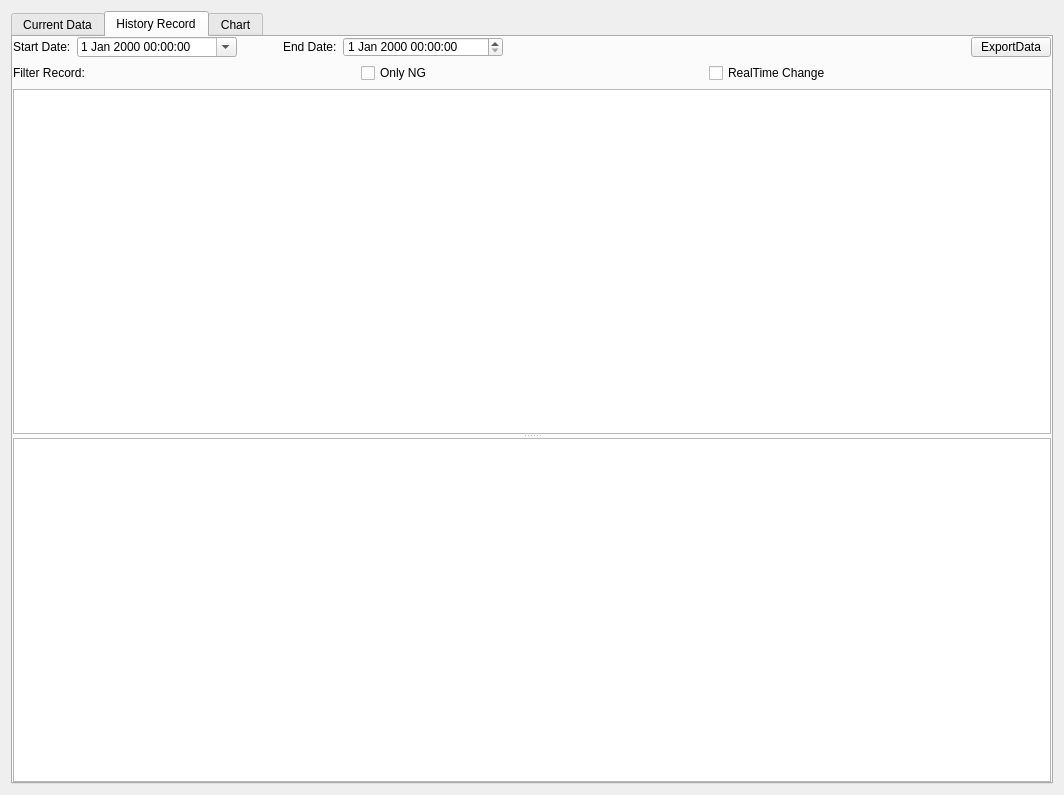
<?xml version="1.0" encoding="UTF-8"?>
<ui version="4.0">
 <class>TableViewWidgetClass</class>
 <widget class="QWidget" name="TableViewWidgetClass">
  <property name="geometry">
   <rect>
    <x>0</x>
    <y>0</y>
    <width>1064</width>
    <height>795</height>
   </rect>
  </property>
  <property name="windowTitle">
   <string>TableViewWidget</string>
  </property>
  <property name="styleSheet">
   <string notr="true"/>
  </property>
  <layout class="QVBoxLayout" name="verticalLayout">
   <item>
    <widget class="QTabWidget" name="tabWidget_TableView">
     <property name="currentIndex">
      <number>1</number>
     </property>
     <widget class="QWidget" name="tab_CurrentData">
      <attribute name="title">
       <string>Current Data</string>
      </attribute>
      <layout class="QVBoxLayout" name="verticalLayout_4">
       <property name="leftMargin">
        <number>0</number>
       </property>
       <property name="topMargin">
        <number>0</number>
       </property>
       <property name="rightMargin">
        <number>0</number>
       </property>
       <property name="bottomMargin">
        <number>0</number>
       </property>
       <item>
        <layout class="QHBoxLayout" name="horizontalLayout_2" stretch="0,1">
         <item>
          <widget class="QLabel" name="label_CruuentReocrd">
           <property name="text">
            <string>Current Record:</string>
           </property>
          </widget>
         </item>
         <item>
          <widget class="QLabel" name="label_CurrentIndex">
           <property name="text">
            <string>TextLabel</string>
           </property>
          </widget>
         </item>
        </layout>
       </item>
       <item>
        <widget class="QSplitter" name="splitter_CurretnRecord">
         <property name="orientation">
          <enum>Qt::Vertical</enum>
         </property>
         <widget class="QTableWidget" name="tableWidget_CurrentDefect"/>
         <widget class="QGroupBox" name="groupBox_CurrentChart">
          <property name="title">
           <string>Chart</string>
          </property>
          <layout class="QHBoxLayout" name="hLayout_CurrentChart"/>
         </widget>
        </widget>
       </item>
      </layout>
     </widget>
     <widget class="QWidget" name="tab_HistoryRecord">
      <attribute name="title">
       <string>History Record</string>
      </attribute>
      <layout class="QVBoxLayout" name="vLayout_HistoryRecord" stretch="0,0,5">
       <property name="leftMargin">
        <number>0</number>
       </property>
       <property name="topMargin">
        <number>0</number>
       </property>
       <property name="rightMargin">
        <number>0</number>
       </property>
       <property name="bottomMargin">
        <number>0</number>
       </property>
       <item>
        <layout class="QHBoxLayout" name="horizontalLayout" stretch="0,0,0,0,0,1,0">
         <item>
          <widget class="QLabel" name="label">
           <property name="text">
            <string>Start Date:</string>
           </property>
          </widget>
         </item>
         <item>
          <widget class="QDateTimeEdit" name="dateTimeEdit_begin">
           <property name="minimumSize">
            <size>
             <width>160</width>
             <height>20</height>
            </size>
           </property>
           <property name="maximumSize">
            <size>
             <width>160</width>
             <height>20</height>
            </size>
           </property>
           <property name="calendarPopup">
            <bool>true</bool>
           </property>
          </widget>
         </item>
         <item>
          <spacer name="horizontalSpacer_2">
           <property name="orientation">
            <enum>Qt::Horizontal</enum>
           </property>
           <property name="sizeHint" stdset="0">
            <size>
             <width>40</width>
             <height>20</height>
            </size>
           </property>
          </spacer>
         </item>
         <item>
          <widget class="QLabel" name="label_2">
           <property name="text">
            <string>End Date:</string>
           </property>
          </widget>
         </item>
         <item>
          <widget class="QDateTimeEdit" name="dateTimeEdit_end">
           <property name="minimumSize">
            <size>
             <width>160</width>
             <height>20</height>
            </size>
           </property>
           <property name="maximumSize">
            <size>
             <width>160</width>
             <height>20</height>
            </size>
           </property>
          </widget>
         </item>
         <item>
          <spacer name="horizontalSpacer_3">
           <property name="orientation">
            <enum>Qt::Horizontal</enum>
           </property>
           <property name="sizeHint" stdset="0">
            <size>
             <width>40</width>
             <height>20</height>
            </size>
           </property>
          </spacer>
         </item>
         <item>
          <widget class="QPushButton" name="pBtn_ExportData">
           <property name="minimumSize">
            <size>
             <width>75</width>
             <height>20</height>
            </size>
           </property>
           <property name="maximumSize">
            <size>
             <width>16777215</width>
             <height>20</height>
            </size>
           </property>
           <property name="text">
            <string>ExportData</string>
           </property>
          </widget>
         </item>
        </layout>
       </item>
       <item>
        <layout class="QHBoxLayout" name="hLayout_filter" stretch="0,0,0">
         <property name="spacing">
          <number>6</number>
         </property>
         <property name="sizeConstraint">
          <enum>QLayout::SetMinimumSize</enum>
         </property>
         <item>
          <widget class="QLabel" name="label_5">
           <property name="text">
            <string>Filter Record:</string>
           </property>
          </widget>
         </item>
         <item>
          <widget class="QCheckBox" name="checkBox_OnlyNG">
           <property name="text">
            <string>Only NG</string>
           </property>
          </widget>
         </item>
         <item>
          <widget class="QCheckBox" name="checkBox_RealTime">
           <property name="text">
            <string>RealTime Change</string>
           </property>
          </widget>
         </item>
        </layout>
       </item>
       <item>
        <widget class="QSplitter" name="splitter">
         <property name="orientation">
          <enum>Qt::Vertical</enum>
         </property>
         <widget class="QTableView" name="tableView_History"/>
         <widget class="QTableWidget" name="tableWidget_HistoryDefect"/>
        </widget>
       </item>
      </layout>
     </widget>
     <widget class="QWidget" name="tab_Chart">
      <attribute name="title">
       <string>Chart</string>
      </attribute>
      <layout class="QVBoxLayout" name="vLayout_Chart">
       <property name="leftMargin">
        <number>0</number>
       </property>
       <property name="topMargin">
        <number>3</number>
       </property>
       <property name="rightMargin">
        <number>0</number>
       </property>
       <property name="bottomMargin">
        <number>0</number>
       </property>
       <item>
        <layout class="QHBoxLayout" name="hLayout_1" stretch="0,0,0,0,0,1">
         <item>
          <widget class="QLabel" name="label_3">
           <property name="text">
            <string>Start Date:</string>
           </property>
          </widget>
         </item>
         <item>
          <widget class="QDateTimeEdit" name="dateTimeEdit_begin_Chart">
           <property name="minimumSize">
            <size>
             <width>160</width>
             <height>20</height>
            </size>
           </property>
           <property name="maximumSize">
            <size>
             <width>160</width>
             <height>20</height>
            </size>
           </property>
           <property name="calendarPopup">
            <bool>true</bool>
           </property>
          </widget>
         </item>
         <item>
          <spacer name="horizontalSpacer_5">
           <property name="orientation">
            <enum>Qt::Horizontal</enum>
           </property>
           <property name="sizeHint" stdset="0">
            <size>
             <width>40</width>
             <height>20</height>
            </size>
           </property>
          </spacer>
         </item>
         <item>
          <widget class="QLabel" name="label_4">
           <property name="text">
            <string>End Date:</string>
           </property>
          </widget>
         </item>
         <item>
          <widget class="QDateTimeEdit" name="dateTimeEdit_end_Chart">
           <property name="minimumSize">
            <size>
             <width>160</width>
             <height>20</height>
            </size>
           </property>
           <property name="maximumSize">
            <size>
             <width>160</width>
             <height>20</height>
            </size>
           </property>
           <property name="calendarPopup">
            <bool>true</bool>
           </property>
          </widget>
         </item>
         <item>
          <spacer name="hSpacer_Chart">
           <property name="orientation">
            <enum>Qt::Horizontal</enum>
           </property>
           <property name="sizeHint" stdset="0">
            <size>
             <width>40</width>
             <height>20</height>
            </size>
           </property>
          </spacer>
         </item>
        </layout>
       </item>
      </layout>
     </widget>
    </widget>
   </item>
  </layout>
 </widget>
 <layoutdefault spacing="6" margin="11"/>
 <resources>
  <include location="../../../Resource/GlassInspection_v3.qrc"/>
 </resources>
 <connections/>
</ui>
